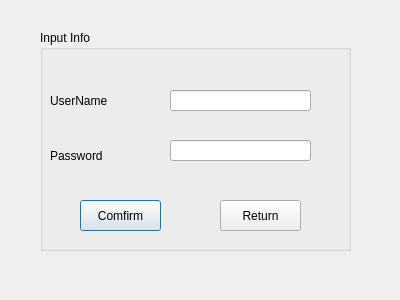
<?xml version="1.0" encoding="UTF-8"?>
<ui version="4.0">
 <class>LoginDialog</class>
 <widget class="QDialog" name="LoginDialog">
  <property name="geometry">
   <rect>
    <x>0</x>
    <y>0</y>
    <width>400</width>
    <height>300</height>
   </rect>
  </property>
  <property name="windowTitle">
   <string>LoginDialog</string>
  </property>
  <widget class="QGroupBox" name="groupBox">
   <property name="geometry">
    <rect>
     <x>40</x>
     <y>30</y>
     <width>311</width>
     <height>221</height>
    </rect>
   </property>
   <property name="styleSheet">
    <string notr="true">font: 75 18pt &quot;Century Gothic&quot;;</string>
   </property>
   <property name="title">
    <string>Input Info</string>
   </property>
   <widget class="QLabel" name="label">
    <property name="geometry">
     <rect>
      <x>10</x>
      <y>60</y>
      <width>91</width>
      <height>21</height>
     </rect>
    </property>
    <property name="styleSheet">
     <string notr="true">font: 14pt &quot;Britannic Bold&quot;;</string>
    </property>
    <property name="text">
     <string>UserName</string>
    </property>
   </widget>
   <widget class="QLabel" name="label_2">
    <property name="geometry">
     <rect>
      <x>10</x>
      <y>110</y>
      <width>101</width>
      <height>31</height>
     </rect>
    </property>
    <property name="styleSheet">
     <string notr="true">font: 14pt &quot;Britannic Bold&quot;;</string>
    </property>
    <property name="text">
     <string>Password</string>
    </property>
   </widget>
   <widget class="QPushButton" name="ComfirmButton">
    <property name="geometry">
     <rect>
      <x>40</x>
      <y>170</y>
      <width>81</width>
      <height>31</height>
     </rect>
    </property>
    <property name="styleSheet">
     <string notr="true">font: 12pt &quot;Bell MT&quot;;</string>
    </property>
    <property name="text">
     <string>Comfirm</string>
    </property>
   </widget>
   <widget class="QPushButton" name="ReturnBottom">
    <property name="geometry">
     <rect>
      <x>180</x>
      <y>170</y>
      <width>81</width>
      <height>31</height>
     </rect>
    </property>
    <property name="styleSheet">
     <string notr="true">font: 12pt &quot;Bell MT&quot;;</string>
    </property>
    <property name="text">
     <string>Return</string>
    </property>
   </widget>
   <widget class="QLineEdit" name="usernameLineEdit">
    <property name="geometry">
     <rect>
      <x>130</x>
      <y>60</y>
      <width>141</width>
      <height>21</height>
     </rect>
    </property>
    <property name="styleSheet">
     <string notr="true">font: 11pt &quot;Batang&quot;;</string>
    </property>
   </widget>
   <widget class="QLineEdit" name="passwordLineEdit">
    <property name="geometry">
     <rect>
      <x>130</x>
      <y>110</y>
      <width>141</width>
      <height>21</height>
     </rect>
    </property>
    <property name="styleSheet">
     <string notr="true">font: 11pt &quot;Batang&quot;;</string>
    </property>
   </widget>
  </widget>
 </widget>
 <resources/>
 <connections/>
</ui>
